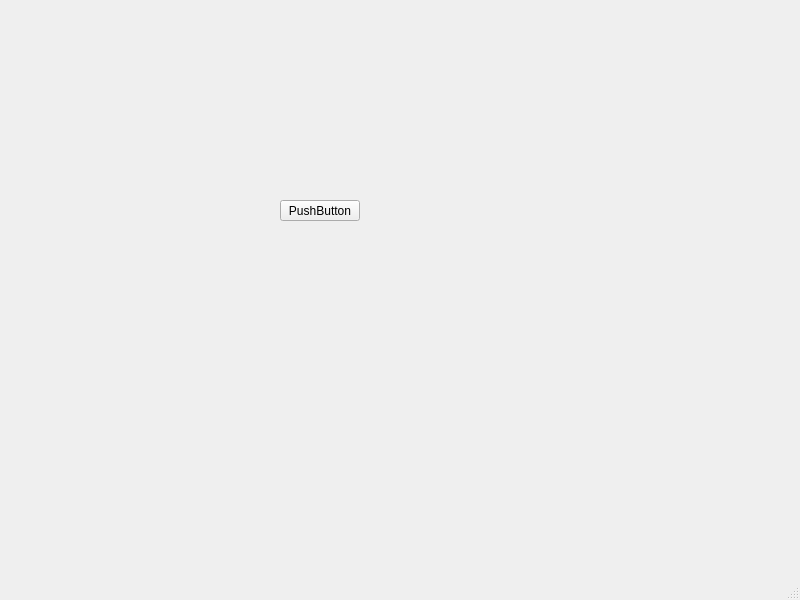
<?xml version="1.0" encoding="UTF-8"?>
<ui version="4.0">
 <class>MainWindow</class>
 <widget class="QMainWindow" name="MainWindow">
  <property name="geometry">
   <rect>
    <x>0</x>
    <y>0</y>
    <width>800</width>
    <height>600</height>
   </rect>
  </property>
  <property name="windowTitle">
   <string>MainWindow</string>
  </property>
  <widget class="QWidget" name="centralwidget">
   <widget class="QPushButton" name="pushButton">
    <property name="enabled">
     <bool>true</bool>
    </property>
    <property name="geometry">
     <rect>
      <x>280</x>
      <y>200</y>
      <width>80</width>
      <height>21</height>
     </rect>
    </property>
    <property name="text">
     <string>PushButton</string>
    </property>
   </widget>
  </widget>
  <widget class="QMenuBar" name="menubar">
   <property name="geometry">
    <rect>
     <x>0</x>
     <y>0</y>
     <width>800</width>
     <height>18</height>
    </rect>
   </property>
  </widget>
  <widget class="QStatusBar" name="statusbar"/>
 </widget>
 <resources/>
 <connections/>
</ui>
